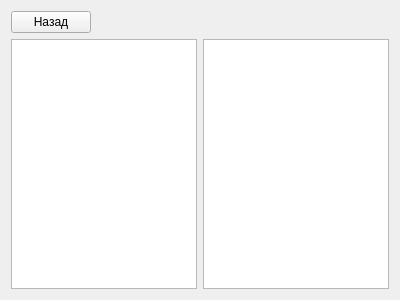
<?xml version="1.0" encoding="UTF-8"?>
<ui version="4.0">
 <class>Form</class>
 <widget class="QWidget" name="Form">
  <property name="geometry">
   <rect>
    <x>0</x>
    <y>0</y>
    <width>400</width>
    <height>300</height>
   </rect>
  </property>
  <property name="windowTitle">
   <string>Form</string>
  </property>
  <layout class="QVBoxLayout" name="verticalLayout">
   <item>
    <layout class="QHBoxLayout" name="horizontalLayout_2">
     <item>
      <widget class="QPushButton" name="back_button">
       <property name="text">
        <string>Назад</string>
       </property>
      </widget>
     </item>
     <item>
      <spacer name="horizontalSpacer">
       <property name="orientation">
        <enum>Qt::Horizontal</enum>
       </property>
       <property name="sizeHint" stdset="0">
        <size>
         <width>40</width>
         <height>20</height>
        </size>
       </property>
      </spacer>
     </item>
    </layout>
   </item>
   <item>
    <layout class="QHBoxLayout" name="horizontalLayout">
     <item>
      <widget class="QTextBrowser" name="textBrowser"/>
     </item>
     <item>
      <widget class="QGraphicsView" name="graphicsView"/>
     </item>
    </layout>
   </item>
  </layout>
 </widget>
 <resources/>
 <connections/>
</ui>
